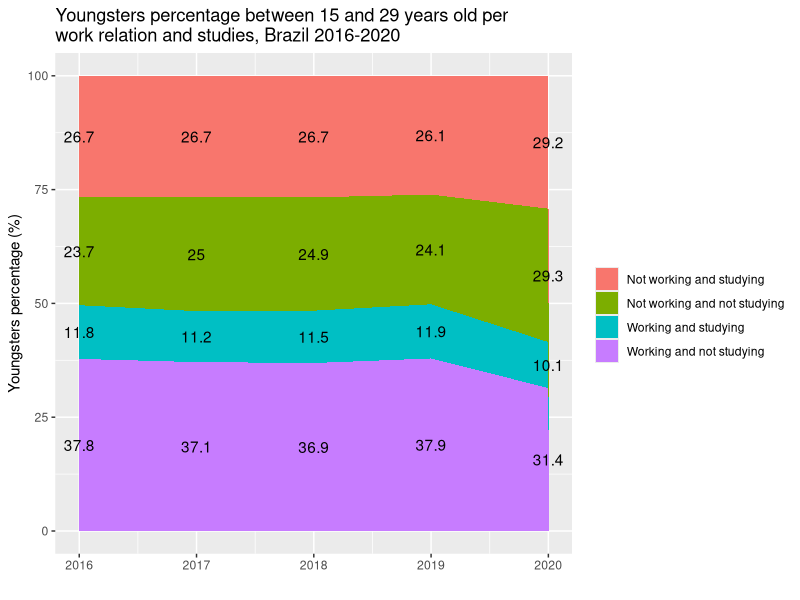
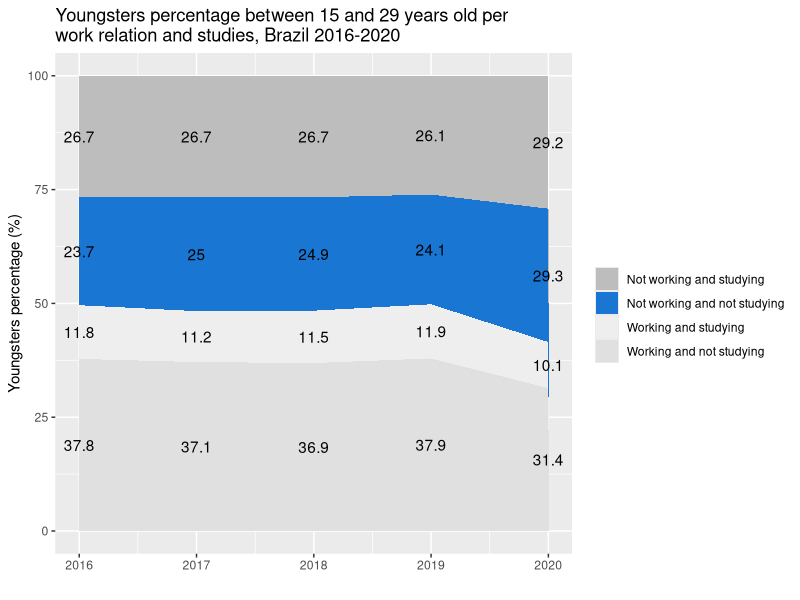
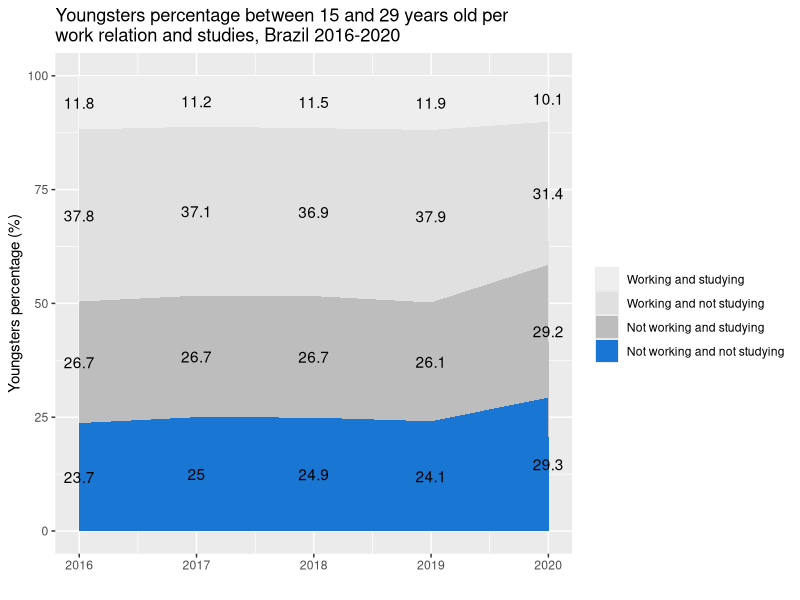
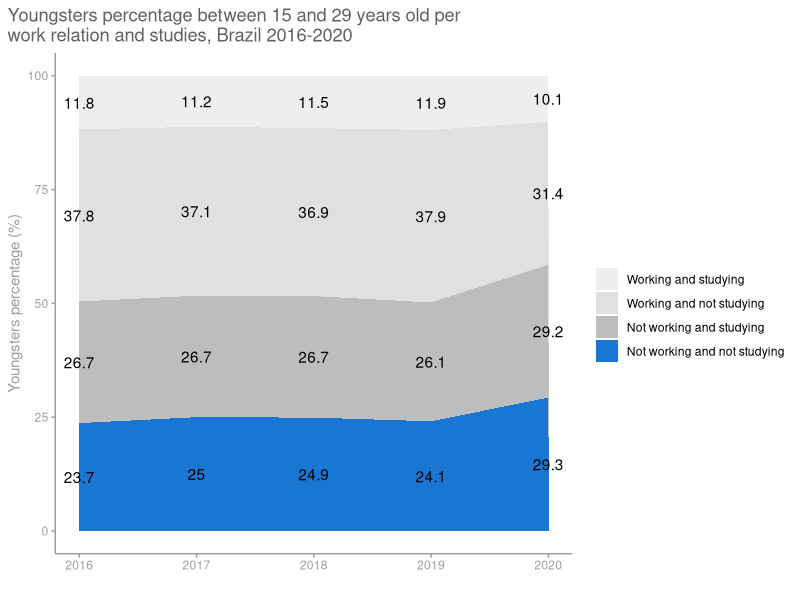
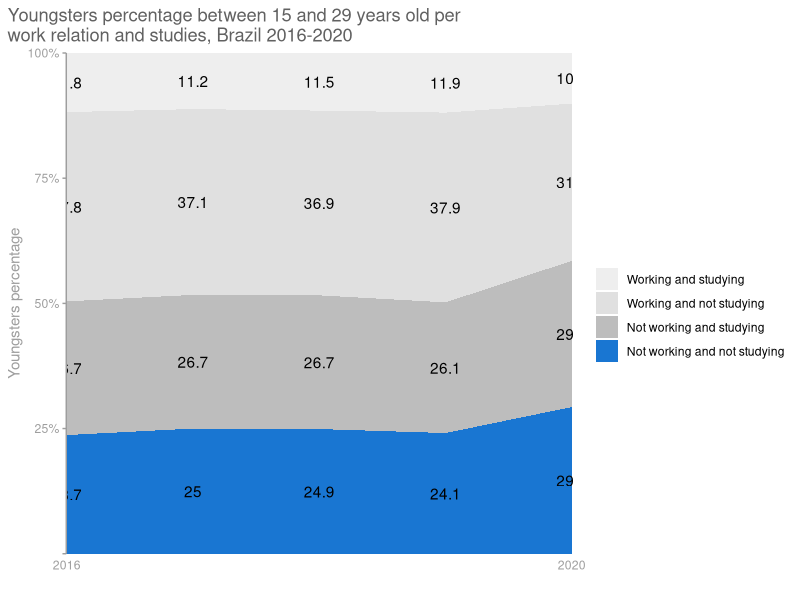
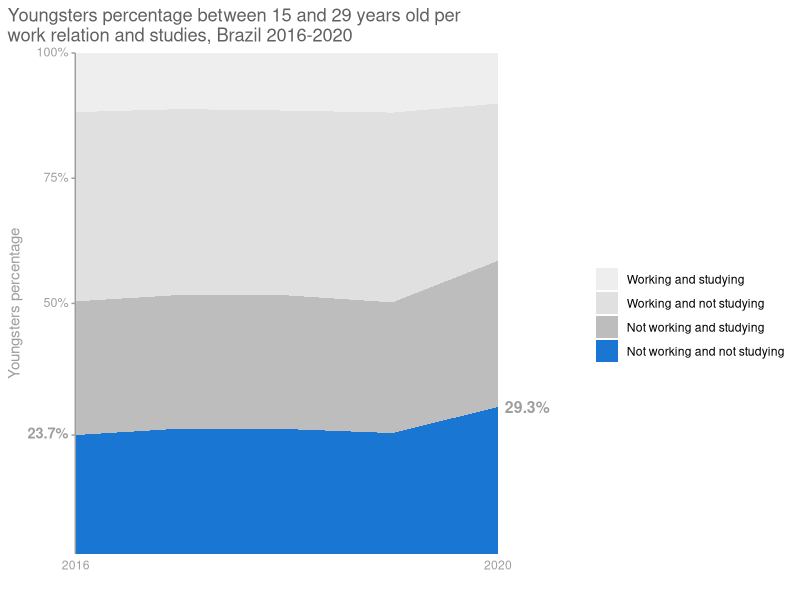

Here is the R script that generated these plots, in order:
library(ggplot2)
library(dplyr)
library(readr)
library(ggtext)

df = read_csv("dataset.csv")

category_order <- c("Not working and studying",
                 "Not working and not studying",
                 "Working and studying",
                 "Working and not studying")

category_factor <- factor(df$category, levels=category_order)

df %>% 
  ggplot(aes(x=year, y=value, fill=category_factor)) +
  geom_area() +
  geom_text(aes(label=value), position=position_stack(vjust=0.5)) +
  labs(title=paste("Youngsters percentage between 15 and 29 years old per",
                   "\nwork relation and studies, Brazil 2016-2020"),
       x="",
       y="Youngsters percentage (%)",
       fill="")

# Focusing on only one cagetory
category_colours <- list("Working and studying" = "#eeeeee",
                         "Working and not studying" = "#e0e0e0",
                         "Not working and studying" = "#bdbdbd",
                         "Not working and not studying" = "#1976d2")

df %>% 
  ggplot(aes(x=year, y=value, fill=category_factor)) +
  geom_area() +
  geom_text(aes(label=value), position=position_stack(vjust=0.5)) +
  scale_fill_manual(values=category_colours) +
  labs(title=paste("Youngsters percentage between 15 and 29 years old per",
                   "\nwork relation and studies, Brazil 2016-2020"),
       x="",
       y="Youngsters percentage (%)",
       fill="")

# Rearranging the order to make easier to compare categories
category_order_v2 <- c("Working and studying",
                        "Working and not studying",
                        "Not working and studying",
                        "Not working and not studying")

category_factor_v2 <- factor(df$category, levels=category_order_v2)

df %>% 
  ggplot(aes(x=year, y=value, fill=category_factor_v2)) +
  geom_area() +
  geom_text(aes(label=value), position=position_stack(vjust=0.5)) +
  scale_fill_manual(values=category_colours) +
  labs(title=paste("Youngsters percentage between 15 and 29 years old per",
                   "\nwork relation and studies, Brazil 2016-2020"),
       x="",
       y="Youngsters percentage (%)",
       fill="")

# Simplifying the theme
my_colors <- list(
  title = "#616161",
  axis = "#9e9e9e",
  no_emphasis = "#757575"
)

theme_simple <- function() {
  theme_classic() +
    theme(plot.title = element_text(hjust = 0, colour = my_colors$title),
          plot.title.position = "plot",
          axis.line = element_line(colour = my_colors$axis),
          axis.ticks = element_line(colour = my_colors$axis),
          axis.text = element_text(colour = my_colors$axis),
          axis.title = element_text(colour = my_colors$axis))
}

df %>% 
  ggplot(aes(x=year, y=value, fill=category_factor_v2)) +
  geom_area() +
  geom_text(aes(label=value), position=position_stack(vjust=0.5)) +
  scale_fill_manual(values=category_colours) +
  labs(title=paste("Youngsters percentage between 15 and 29 years old per",
                   "\nwork relation and studies, Brazil 2016-2020"),
       x="",
       y="Youngsters percentage (%)",
       fill="") +
  theme_simple()

# Playing with axis
df %>% 
  ggplot(aes(x=year, y=value, fill=category_factor_v2)) +
  geom_area() +
  geom_text(aes(label=value), position=position_stack(vjust=0.5)) +
  scale_fill_manual(values=category_colours) +
  labs(title=paste("Youngsters percentage between 15 and 29 years old per",
                   "\nwork relation and studies, Brazil 2016-2020"),
       x="",
       y="Youngsters percentage",
       fill="") +
  theme_simple() +
  scale_x_discrete(expand=c(0,0), limits=c(2016, 2020)) +
  scale_y_continuous(expand=c(0,0), labels=c("", "25%", "50%", "75%", "100%")) +
  theme(axis.line.x=element_blank(),
        axis.ticks.x=element_blank())


# Getting only useful labels
first_value <- df %>% 
  filter(category == "Not working and not studying",
         year == 2016)

last_value <- df %>% 
  filter(category == "Not working and not studying",
         year == 2020)

y_axis_breaks <- c(23.7, 50, 75, 100)
y_axis_custom <- y_axis_breaks == 23.7

df %>% 
  ggplot(aes(x=year, y=value)) +
  geom_area(aes(fill=category_factor_v2)) +
  geom_text(data=last_value, aes(x=year, y=value), label="29.3%",
            position=position_stack(vjust=1), hjust=-0.15,
            size=4, fontface="bold", colour=my_colors$axis) +
  scale_fill_manual(values=category_colours) +
  labs(title=paste("Youngsters percentage between 15 and 29 years old per",
                   "\nwork relation and studies, Brazil 2016-2020"),
       x="",
       y="Youngsters percentage",
       fill="") +
  theme_simple() +
  scale_x_discrete(expand=c(0,0,0,.7), limits=c(2016, 2020)) +
  scale_y_continuous(expand=c(0,0), 
                     breaks=y_axis_breaks,
                     labels=c("23.7%", "50%", "75%", "100%")) +
  theme(axis.line.x=element_blank(),
        axis.ticks.x=element_blank(),
        axis.text.y=element_markdown(face = ifelse(y_axis_custom, "bold", "plain"),
                                     size = ifelse(y_axis_custom, 10.5, 9)))